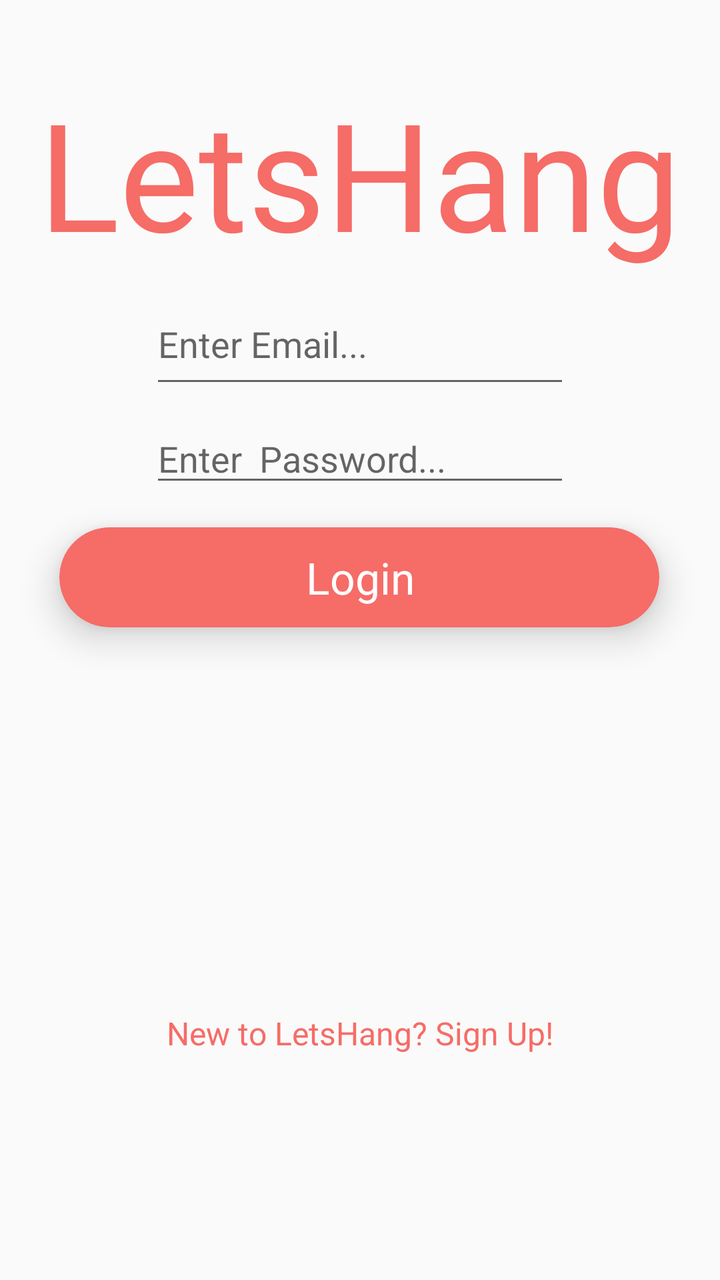
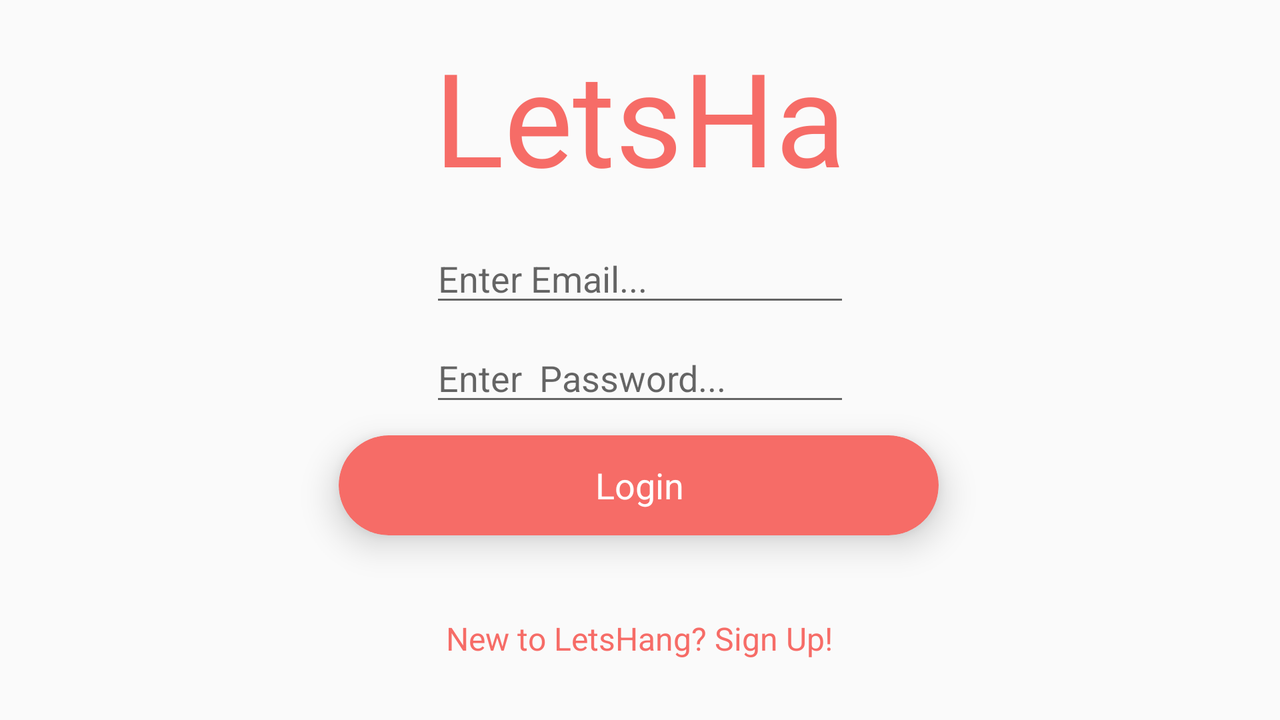

Two renders of one Android screen. The first uses the default layout on a phone; the second uses the alternative layout the repository ships for a different screen configuration, on a matching device. The two XML files are below.
<!-- AndroidManifest.xml: application theme AppTheme -->
<!-- res/layout/activity_login.xml -->
<?xml version="1.0" encoding="utf-8"?>
<android.support.constraint.ConstraintLayout xmlns:android="http://schemas.android.com/apk/res/android"
    xmlns:app="http://schemas.android.com/apk/res-auto"
    xmlns:tools="http://schemas.android.com/tools"
    android:layout_width="match_parent"
    android:layout_height="match_parent"
    tools:context="com.example.theal.letshang.Login">

    <EditText
        android:id="@+id/etEmail"
        android:layout_width="wrap_content"
        android:layout_height="57dp"
        android:layout_marginBottom="452dp"
        android:layout_marginEnd="8dp"
        android:layout_marginStart="8dp"
        android:layout_marginTop="8dp"
        android:drawableLeft="@drawable/ic_action_user"
        android:ems="10"
        android:hint="Enter Email..."
        android:inputType="textEmailAddress"
        android:textColor="@android:color/black"
        app:layout_constraintBottom_toBottomOf="parent"
        app:layout_constraintEnd_toEndOf="parent"
        app:layout_constraintStart_toStartOf="parent"
        app:layout_constraintTop_toTopOf="@+id/pbLogin" />

    <EditText
        android:id="@+id/etPassword"
        android:layout_width="wrap_content"
        android:layout_height="wrap_content"
        android:layout_marginBottom="8dp"
        android:layout_marginEnd="8dp"
        android:layout_marginStart="8dp"
        android:layout_marginTop="8dp"
        android:drawableLeft="@drawable/ic_action_pass"
        android:ems="10"
        android:hint="Enter  Password..."
        android:inputType="textPassword"
        android:textColor="@android:color/black"
        app:layout_constraintBottom_toBottomOf="parent"
        app:layout_constraintEnd_toEndOf="parent"
        app:layout_constraintStart_toStartOf="parent"
        app:layout_constraintTop_toBottomOf="@+id/etEmail"
        app:layout_constraintVertical_bias="0.0" />

    <Button
        android:id="@+id/btnSignUp"
        style="@style/Widget.AppCompat.Button.Borderless"
        android:layout_width="wrap_content"
        android:layout_height="47dp"
        android:layout_marginBottom="100dp"
        android:layout_marginEnd="8dp"
        android:layout_marginStart="8dp"
        android:layout_marginTop="8dp"
        android:fontFamily="sans-serif"
        android:onClick="gotoSignUp"
        android:text="New to LetsHang? Sign Up!"
        android:textAllCaps="false"
        android:textColor="#f66c67"
        android:textSize="16sp"
        app:layout_constraintBottom_toBottomOf="parent"
        app:layout_constraintEnd_toEndOf="parent"
        app:layout_constraintHorizontal_bias="0.497"
        app:layout_constraintStart_toStartOf="parent"
        app:layout_constraintTop_toBottomOf="@+id/cardView"
        app:layout_constraintVertical_bias="1.0" />

    <ProgressBar
        android:id="@+id/pbLogin"
        style="?android:attr/progressBarStyle"
        android:layout_width="wrap_content"
        android:layout_height="wrap_content"
        android:layout_marginBottom="8dp"
        android:layout_marginEnd="8dp"
        android:layout_marginStart="8dp"
        android:layout_marginTop="8dp"
        android:visibility="invisible"
        app:layout_constraintBottom_toBottomOf="parent"
        app:layout_constraintEnd_toEndOf="parent"
        app:layout_constraintHorizontal_bias="0.498"
        app:layout_constraintStart_toStartOf="parent"
        app:layout_constraintTop_toTopOf="parent"
        app:layout_constraintVertical_bias="0.238" />

    <android.support.v7.widget.CardView
        android:id="@+id/cardView"
        android:layout_width="300dp"
        android:layout_height="50dp"
        android:layout_marginBottom="8dp"
        android:layout_marginEnd="8dp"
        android:layout_marginStart="8dp"
        android:layout_marginTop="8dp"
        app:cardBackgroundColor="#f66c67"
        app:cardCornerRadius="25dp"
        app:cardElevation="10dp"
        app:layout_constraintBottom_toBottomOf="parent"
        app:layout_constraintEnd_toEndOf="parent"
        app:layout_constraintHorizontal_bias="0.494"
        app:layout_constraintStart_toStartOf="parent"
        app:layout_constraintTop_toBottomOf="@+id/etPassword"
        app:layout_constraintVertical_bias="0.023">

        <android.support.constraint.ConstraintLayout
            android:layout_width="match_parent"
            android:layout_height="match_parent">

            <Button
                android:id="@+id/btnLogin"
                style="@style/Widget.AppCompat.Button.Borderless"
                android:layout_width="251dp"
                android:layout_height="50dp"
                android:layout_marginBottom="8dp"
                android:layout_marginEnd="8dp"
                android:layout_marginStart="8dp"
                android:layout_marginTop="8dp"
                android:fontFamily="@font/rum_raisin"
                android:onClick="LoginUser"
                android:text="Login"
                android:textAppearance="@style/TextAppearance.AppCompat.Large"
                android:textColor="@android:color/white"
                android:textSize="22sp"
                app:layout_constraintBottom_toBottomOf="parent"
                app:layout_constraintEnd_toEndOf="parent"
                app:layout_constraintHorizontal_bias="0.515"
                app:layout_constraintStart_toStartOf="parent"
                app:layout_constraintTop_toTopOf="parent" />
        </android.support.constraint.ConstraintLayout>
    </android.support.v7.widget.CardView>

    <TextView
        android:id="@+id/tvLogo"
        android:layout_width="wrap_content"
        android:layout_height="wrap_content"
        android:layout_marginBottom="8dp"
        android:layout_marginEnd="8dp"
        android:layout_marginStart="8dp"
        android:layout_marginTop="8dp"
        android:fontFamily="@font/rum_raisin"
        android:text="LetsHang"
        android:textColor="#f66c67"
        android:textSize="75sp"
        app:layout_constraintBottom_toTopOf="@+id/etPassword"
        app:layout_constraintEnd_toEndOf="parent"
        app:layout_constraintHorizontal_bias="0.496"
        app:layout_constraintStart_toStartOf="parent"
        app:layout_constraintTop_toTopOf="parent"
        app:layout_constraintVertical_bias="0.313" />

</android.support.constraint.ConstraintLayout>
<!-- resources referenced by this layout -->
<resources>
  <style name="AppTheme" parent="Theme.AppCompat.Light">
          <item name="colorPrimary">#f66c67</item>
          <item name="android:textColorPrimary">#fff</item>
      </style>
</resources>
<!-- res/layout-land/activity_login.xml (the repository's variant of the layout above) -->
<!-- drawn on the phone turned sideways -->
<?xml version="1.0" encoding="utf-8"?>
<android.support.constraint.ConstraintLayout xmlns:android="http://schemas.android.com/apk/res/android"
    xmlns:app="http://schemas.android.com/apk/res-auto"
    xmlns:tools="http://schemas.android.com/tools"
    android:layout_width="match_parent"
    android:layout_height="match_parent"
    tools:context="com.example.theal.letshang.Login">

    <TextView
        android:id="@+id/tvLogo"
        android:layout_width="237dp"
        android:layout_height="94dp"
        android:layout_marginBottom="8dp"
        android:layout_marginEnd="8dp"
        android:layout_marginStart="8dp"
        android:layout_marginTop="8dp"
        android:fontFamily="@font/rum_raisin"
        android:text="LetsHang"
        android:textAlignment="center"
        android:textColor="#f66c67"
        android:textSize="65sp"
        app:layout_constraintBottom_toBottomOf="parent"
        app:layout_constraintEnd_toEndOf="parent"
        app:layout_constraintStart_toStartOf="parent"
        app:layout_constraintTop_toTopOf="parent"
        app:layout_constraintVertical_bias="0.028" />

    <EditText
        android:id="@+id/etEmail"
        android:layout_width="wrap_content"
        android:layout_height="wrap_content"
        android:layout_marginBottom="200dp"
        android:layout_marginEnd="8dp"
        android:layout_marginStart="8dp"
        android:layout_marginTop="8dp"
        android:drawableLeft="@drawable/ic_action_user"
        android:ems="10"
        android:hint="Enter Email..."
        android:inputType="textEmailAddress"
        android:textColor="@android:color/black"
        app:layout_constraintBottom_toBottomOf="parent"
        app:layout_constraintEnd_toEndOf="parent"
        app:layout_constraintStart_toStartOf="parent"
        app:layout_constraintTop_toBottomOf="@+id/tvLogo"
        app:layout_constraintVertical_bias="0.0" />

    <EditText
        android:id="@+id/etPassword"
        android:layout_width="wrap_content"
        android:layout_height="wrap_content"
        android:layout_marginBottom="8dp"
        android:layout_marginEnd="8dp"
        android:layout_marginStart="8dp"
        android:layout_marginTop="8dp"
        android:drawableLeft="@drawable/ic_action_pass"
        android:ems="10"
        android:hint="Enter  Password..."
        android:inputType="textPassword"
        android:textColor="@android:color/black"
        app:layout_constraintBottom_toBottomOf="parent"
        app:layout_constraintEnd_toEndOf="parent"
        app:layout_constraintStart_toStartOf="parent"
        app:layout_constraintTop_toBottomOf="@+id/etEmail"
        app:layout_constraintVertical_bias="0.002" />

    <Button
        android:id="@+id/btnSignUp"
        style="@style/Widget.AppCompat.Button.Borderless"
        android:layout_width="wrap_content"
        android:layout_height="47dp"
        android:layout_marginBottom="8dp"
        android:layout_marginEnd="8dp"
        android:layout_marginStart="8dp"
        android:layout_marginTop="8dp"
        android:fontFamily="sans-serif"
        android:onClick="gotoSignUp"
        android:text="New to LetsHang? Sign Up!"
        android:textAllCaps="false"
        android:textColor="#f66c67"
        android:textSize="16sp"
        app:layout_constraintBottom_toBottomOf="parent"
        app:layout_constraintEnd_toEndOf="parent"
        app:layout_constraintHorizontal_bias="0.498"
        app:layout_constraintStart_toStartOf="parent"
        app:layout_constraintTop_toBottomOf="@+id/cardView"
        app:layout_constraintVertical_bias="0.68" />

    <ProgressBar
        android:id="@+id/pbLogin"
        style="?android:attr/progressBarStyle"
        android:layout_width="wrap_content"
        android:layout_height="wrap_content"
        android:layout_marginBottom="8dp"
        android:layout_marginEnd="8dp"
        android:layout_marginStart="8dp"
        android:layout_marginTop="8dp"
        android:visibility="invisible"
        app:layout_constraintBottom_toBottomOf="parent"
        app:layout_constraintEnd_toEndOf="parent"
        app:layout_constraintHorizontal_bias="0.499"
        app:layout_constraintStart_toStartOf="parent"
        app:layout_constraintTop_toTopOf="parent"
        app:layout_constraintVertical_bias="0.402" />


    <android.support.v7.widget.CardView
        android:id="@+id/cardView"
        android:layout_width="300dp"
        android:layout_height="50dp"
        android:layout_marginBottom="8dp"
        android:layout_marginEnd="8dp"
        android:layout_marginStart="8dp"
        android:layout_marginTop="8dp"
        app:cardBackgroundColor="#f66c67"
        app:cardCornerRadius="25dp"
        app:cardElevation="10dp"
        app:layout_constraintBottom_toBottomOf="parent"
        app:layout_constraintEnd_toEndOf="parent"
        app:layout_constraintHorizontal_bias="0.498"
        app:layout_constraintStart_toStartOf="parent"
        app:layout_constraintTop_toBottomOf="@+id/etPassword"
        app:layout_constraintVertical_bias="0.02">

        <android.support.constraint.ConstraintLayout
            android:layout_width="match_parent"
            android:layout_height="match_parent">

            <Button
                android:id="@+id/btnLogin"
                style="@style/Widget.AppCompat.Button.Borderless"
                android:layout_width="251dp"
                android:layout_height="46dp"
                android:layout_marginBottom="8dp"
                android:layout_marginEnd="8dp"
                android:layout_marginStart="8dp"
                android:layout_marginTop="8dp"
                android:fontFamily="sans-serif"
                android:onClick="LoginUser"
                android:text="Login"
                android:textAppearance="@style/TextAppearance.AppCompat.Large"
                android:textColor="@android:color/white"
                android:textSize="18sp"
                app:layout_constraintBottom_toBottomOf="parent"
                app:layout_constraintEnd_toEndOf="parent"
                app:layout_constraintHorizontal_bias="0.515"
                app:layout_constraintStart_toStartOf="parent"
                app:layout_constraintTop_toTopOf="parent" />
        </android.support.constraint.ConstraintLayout>
    </android.support.v7.widget.CardView>

</android.support.constraint.ConstraintLayout>
